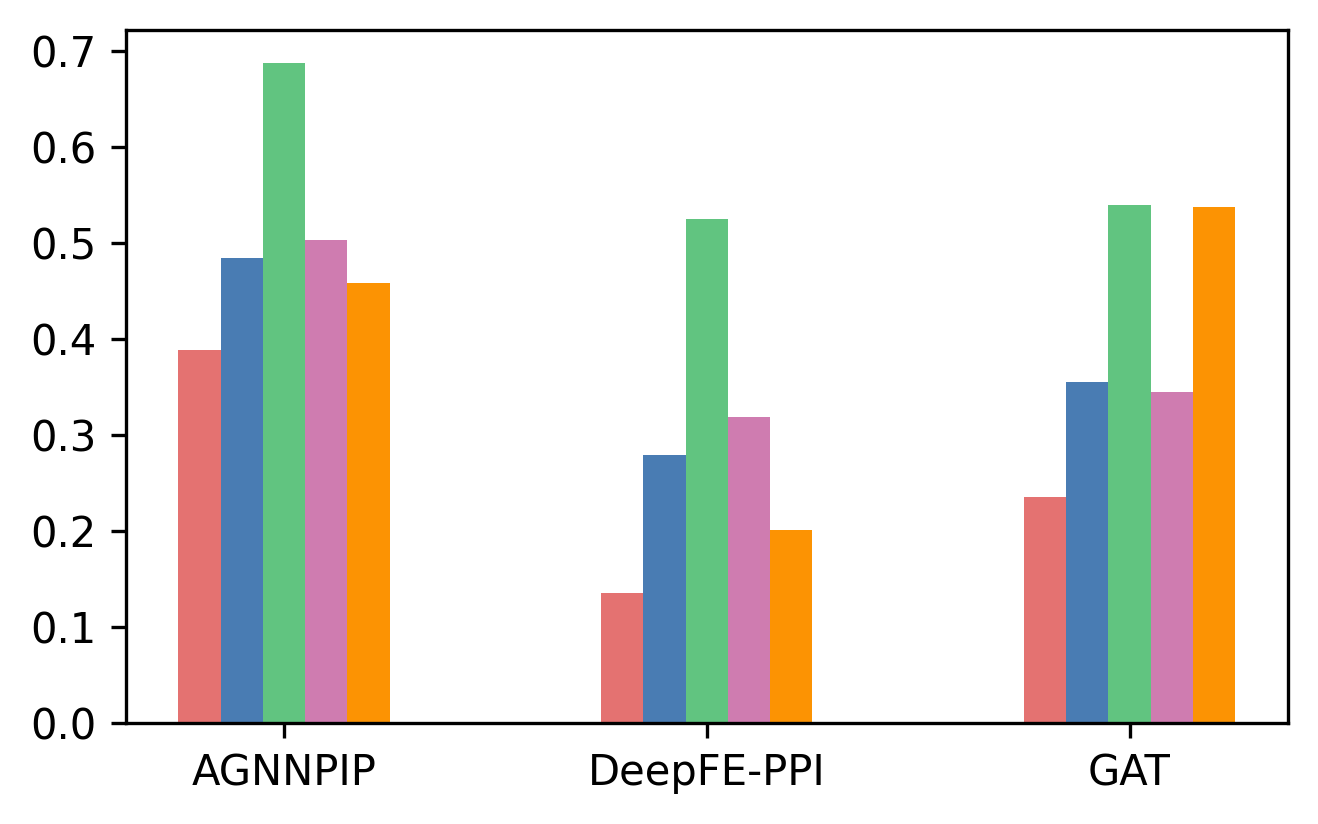

This chart was generated by the following Python code:
import matplotlib.pyplot as plt
import numpy as np

plt.figure(dpi=300,figsize=(5,3))
# 五组数据
data = [[0.3891, 0.1353, 0.2349],
        [0.4848, 0.2791, 0.3555],
        [0.6880, 0.5257, 0.540],
        [0.5029, 0.3183, 0.3450],
        [0.4580, 0.2008, 0.5378]]

# 每组数据的颜色
colors = ['r', 'g', 'b', 'c', 'm']
colors = ['#E47271', '#497CB3', '#61C480', '#CF7CB0', '#FC9303']
# 每组数据的标签
# labels = ['局部采样', '相似度采样', '锚点式随机采样', '锚点式局部采样', '锚点式相似度采样']
labels = ['local', 'similar', 'Anchor(k=2)', 'local(k=2)', 'similar(k=2)']

# 每组数据的位置
x = np.arange(3)

# 每组数据的宽度
width = 0.1

# 画图
for i in range(5):
    plt.bar(x + i * width, data[i], width, color=colors[i], label=labels[i])

# 设置x轴标签
plt.xticks(x + width * 2, ['AGNNPIP', 'DeepFE-PPI', 'GAT'])

# 设置图例
# plt.legend()

# 显示图像
# plt.show()
plt.savefig('sampleCompare.tif',bbox_inches='tight')
plt.savefig('sampleCompare.png',bbox_inches='tight')